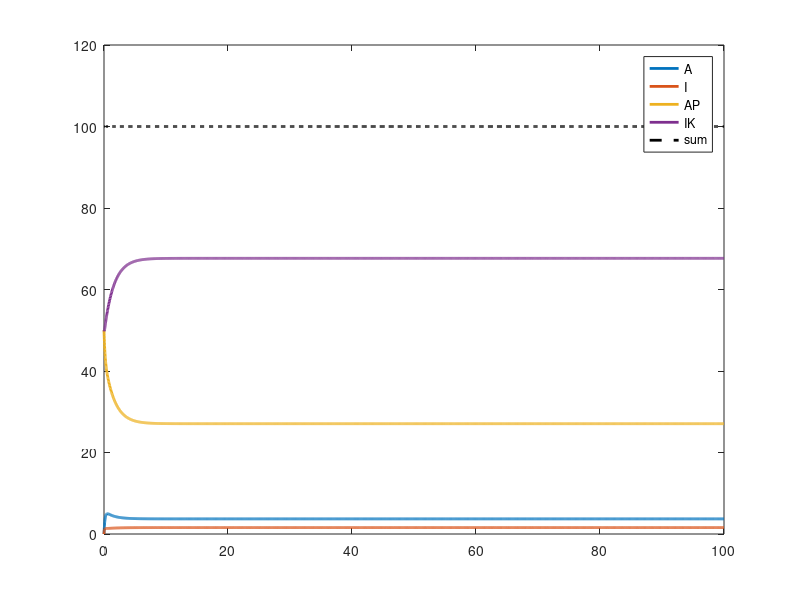

Write the MATLAB code that produced this figure.
%% Biochemical Reaction Networks exercises

% set up initial conditions
Ptot = 100;
Ktot = 100;
A0 = 0;
I0 = 0;
AP0 = 50;
IK0 = 50;

% set rates
kAon = 0.1;
kAoff = 0.5;
kAcat = 0.2;
kIon = 0.4;
kIoff = 0.1;
kIcat = 0.5;

% create differential equations
dAdt = @(A,I,AP,IK) (-kAon*A*(Ptot-AP) + kAoff*AP + kAcat*IK);
dIdt = @(A,I,AP,IK) (-kIon*I*(Ktot-IK) + kIoff*IK + kIcat*AP);
dAPdt = @(A,I,AP,IK) (kAon*A*(Ptot-AP) - kAoff*AP - kIcat*AP);
dIKdt = @(A,I,AP,IK) (kIon*I*(Ktot-IK) - kIoff*IK - kAcat*IK);

dxdt = @(t,x) [ dAdt(x(1),x(2),x(3),x(4));
        dIdt(x(1),x(2),x(3),x(4)); 
        dAPdt(x(1),x(2),x(3),x(4));
        dIKdt(x(1),x(2),x(3),x(4)) ];
    
% solve system
[T,X] = ode45(dxdt,[0,100],[A0,I0,AP0,IK0]);

% plot
figure(1); clf; hold on; box on;
plot(T,X,'LineWidth',2);
plot(T,sum(X,2),'--k','LineWidth',2);

legend('A', 'I', 'AP','IK','sum');